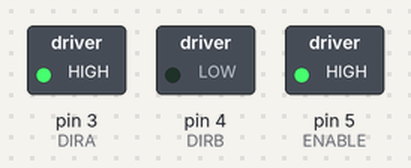
Bench run of a sketch on a simulated Arduino Uno, built with avr-gcc and run on an emulated ATmega328P. Parts: switched loads named in the sketch (green lamp = pin HIGH). What the sketch prints to the serial monitor is not drawn.

Above: at 0.1 s.
At 12.5 s:
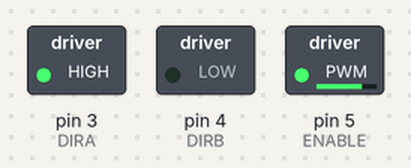
At 39.7 s:
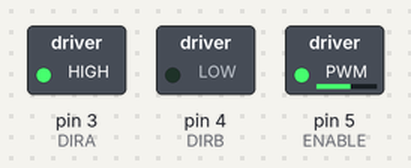
Timing chart, 0 to 40.0 s (numbered marks = the images above):
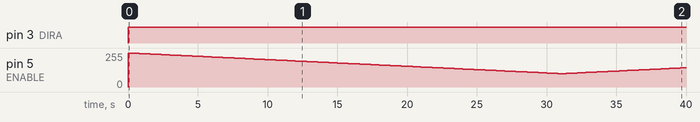

The sketch:

29DCMotor.ino
```cpp
//www.elegoo.com
//2016.12.12

/************************
Exercise the motor using
the L293D chip
************************/

#define ENABLE 5
#define DIRA 3
#define DIRB 4

int i;

void setup() {
  //---set pin direction
  pinMode(ENABLE,OUTPUT);
  pinMode(DIRA,OUTPUT);
  pinMode(DIRB,OUTPUT);
  Serial.begin(9600);
}

void loop() {
  Serial.println("Start The Motors!");
  //---PWM example, full speed then slow

  for (i=255;i>100;i--) {
  digitalWrite(DIRA,HIGH); //one way
  digitalWrite(DIRB,LOW);
  analogWrite(ENABLE,i); //enable on
  delay(200);
  }
  for (i=100;i<255;i++) {
  digitalWrite(DIRA,HIGH); //one way
  digitalWrite(DIRB,LOW);
  analogWrite(ENABLE,i); //enable on
  delay(200);
  }
  /*
  analogWrite(ENABLE,255); //enable on
  digitalWrite(DIRA,HIGH); //one way
  digitalWrite(DIRB,LOW);
  delay(2000);
  analogWrite(ENABLE,180); //half speed
  delay(2000);
  analogWrite(ENABLE,128); //half speed
  delay(2000);
  analogWrite(ENABLE,50); //half speed
  delay(2000);
  analogWrite(ENABLE,128); //half speed
  delay(2000);
  analogWrite(ENABLE,180); //half speed
  delay(2000);
  analogWrite(ENABLE,255); //half speed
  delay(2000);
  digitalWrite(ENABLE,LOW); //all done
  delay(10000);
  */
}
   
```

Measured:
- by itself, pin 3 (DIRA): LOW → HIGH at 0.00 s
- by itself, pin 5 (ENABLE): 0/255 → 255/255 at 0.00 s, → 254/255 0.20 s later, → 253/255 0.20 s later, → 252/255 0.20 s later, … (200 changes in this stretch)
